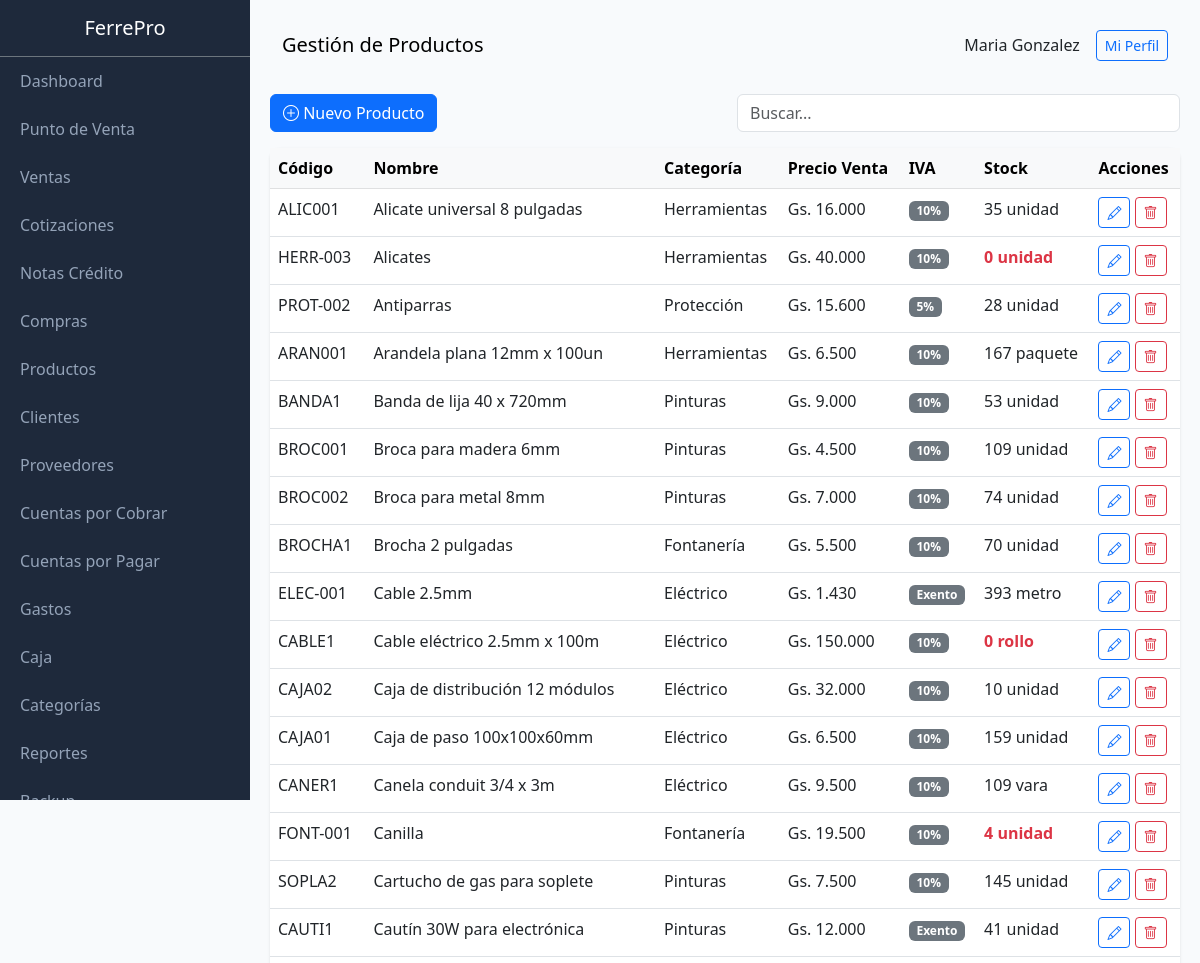
Before: /public/index.php?page=products (signed in, upper part) with the older database file.
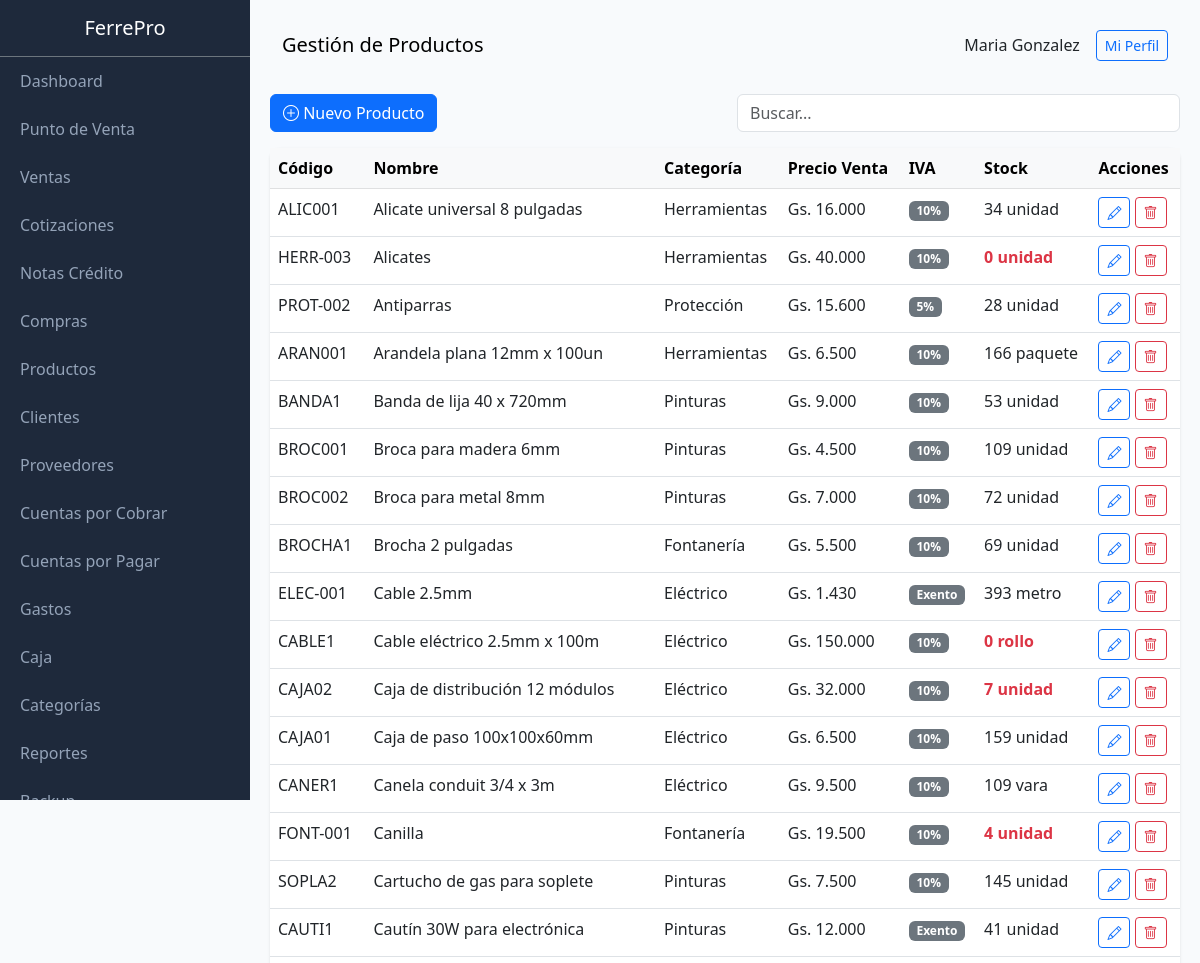
After: the same page with the newer database file.
### tables this page shows
CREATE TABLE products (
                id INTEGER PRIMARY KEY AUTOINCREMENT,
                code TEXT UNIQUE,
                barcode TEXT,
                name TEXT NOT NULL,
                description TEXT,
                category_id INTEGER,
                provider_id INTEGER,
                unit TEXT DEFAULT 'unidad',
                cost_price REAL DEFAULT 0,
                sale_price REAL DEFAULT 0,
                wholesale_price REAL DEFAULT 0,
                stock INTEGER DEFAULT 0,
                min_stock INTEGER DEFAULT 5,
                location TEXT,
                active INTEGER DEFAULT 1,
                created_at DATETIME DEFAULT CURRENT_TIMESTAMP, iva INTEGER DEFAULT 10,
                FOREIGN KEY (category_id) REFERENCES categories(id),
                FOREIGN KEY (provider_id) REFERENCES providers(id)
            );

CREATE TABLE categories (
                id INTEGER PRIMARY KEY AUTOINCREMENT,
                name TEXT NOT NULL,
                description TEXT,
                parent_id INTEGER,
                active INTEGER DEFAULT 1,
                created_at DATETIME DEFAULT CURRENT_TIMESTAMP
            );

### class/Database.php (called while the page is built, shortened)
<?php
class Database extends PDO {
    private static $instance = null;
    public static function getInstance() {
        if (self::$instance === null) {
            self::$instance = new self();
        }
        return self::$instance;
    }
}

### class/Format.php (called while the page is built, shortened)
<?php
class Format {
    public static function money($amount) {
        $amount = floatval($amount);
        return 'Gs. ' . number_format($amount, 0, ',', '.');
    }
}

### views/products/index.php (the view, shortened to what this page needs)
<?php
$products = db()->query("SELECT p.*, c.name as category_name FROM products p LEFT JOIN categories c ON p.category_id = c.id WHERE p.active = 1 ORDER BY p.name")->fetchAll(PDO::FETCH_ASSOC);
$rows_html = '';
foreach ($products as $p) {
    $stockClass = $p['stock'] <= $p['min_stock'] ? 'text-danger fw-bold' : '';
    $iva_label = $p['iva'] == 0 ? 'Exento' : $p['iva'] . '%';
    $rows_html .= '<tr>
        <td>' . htmlspecialchars($p['code']) . '</td>
        <td>' . htmlspecialchars($p['name']) . '</td>
        <td>' . ($p['category_name'] ?? '-') . '</td>
        <td>' . Format::money($p['sale_price']) . '</td>
        <td><span class="badge bg-secondary">' . $iva_label . '</span></td>
        <td class="' . $stockClass . '">' . $p['stock'] . ' ' . $p['unit'] . '</td>
        <td>
            <a href="?page=products&action=edit&id=' . $p['id'] . '" class="btn btn-sm btn-outline-primary"><i class="bi bi-pencil"></i></a>
            <a href="?page=products&action=delete&id=' . $p['id'] . '" class="btn btn-sm btn-outline-danger" onclick="return confirm(\'Confirmar?\')"><i class="bi bi-trash"></i></a>
        </td>
    </tr>';
}
$content = '
<div class="row mb-3">
    <div class="col-md-6">
        <a href="?page=products&action=new" class="btn btn-primary"><i class="bi bi-plus-circle"></i> Nuevo Producto</a>
    </div>
    <div class="col-md-6">
        <input type="text" id="search" class="form-control" placeholder="Buscar...">
    </div>
</div>
<div class="card">
    <div class="card-body p-0">
        <table class="table table-hover mb-0" id="tabla">
            <thead class="table-light">
                <tr>
                    <th>Código</th>
                    <th>Nombre</th>
                    <th>Categoría</th>
                    <th>Precio Venta</th>
                    <th>IVA</th>
                    <th>Stock</th>
                    <th>Acciones</th>
                </tr>
            </thead>
            <tbody>
                ' . $rows_html . '
            </tbody>
        </table>
    </div>
</div>
<script>
document.getElementById("search").addEventListener("keyup", function() {
    var filter = this.value.toLowerCase();
    document.querySelectorAll("#tabla tbody tr").forEach(function(row) {
        row.style.display = row.textContent.toLowerCase().includes(filter) ? "" : "none";
    });
});
</script>';

Changed rows visible on the page:
changed products "ALIC001": stock "35" → "34"
changed products "ARAN001": stock "167" → "166"
changed products "BROC002": stock "74" → "72"
changed products "BROCHA1": stock "70" → "69"
changed products "CAJA02": stock "10" → "7"
